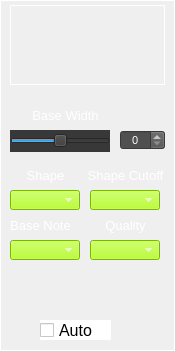
     <widget class="CustomFrame" name="frame_PAD_Profile">
      <property name="geometry">
       <rect>
        <x>955</x>
        <y>10</y>
        <width>175</width>
        <height>351</height>
       </rect>
      </property>
      <property name="styleSheet">
       <string notr="true">color: rgb(255, 255, 255);</string>
      </property>
      <property name="frameShape">
       <enum>QFrame::Panel</enum>
      </property>
      <property name="frameShadow">
       <enum>QFrame::Plain</enum>
      </property>
      <property name="midLineWidth">
       <number>1</number>
      </property>
      <widget class="QFrame" name="frame_PadPlotProfile">
       <property name="geometry">
        <rect>
         <x>10</x>
         <y>5</y>
         <width>155</width>
         <height>80</height>
        </rect>
       </property>
       <property name="frameShape">
        <enum>QFrame::Panel</enum>
       </property>
       <property name="frameShadow">
        <enum>QFrame::Plain</enum>
       </property>
       <property name="midLineWidth">
        <number>1</number>
       </property>
       <widget class="QCustomPlot" name="widget_PadPlotProfile" native="true">
        <property name="geometry">
         <rect>
          <x>5</x>
          <y>5</y>
          <width>140</width>
          <height>70</height>
         </rect>
        </property>
       </widget>
      </widget>
      <widget class="CustomHorizontalSlider" name="horizontalSlider_MsoMorph_4">
       <property name="geometry">
        <rect>
         <x>10</x>
         <y>130</y>
         <width>100</width>
         <height>22</height>
        </rect>
       </property>
       <property name="focusPolicy">
        <enum>Qt::NoFocus</enum>
       </property>
       <property name="styleSheet">
        <string notr="true">background-color: rgb(56, 56, 56);</string>
       </property>
       <property name="minimum">
        <number>5</number>
       </property>
       <property name="maximum">
        <number>95</number>
       </property>
       <property name="value">
        <number>50</number>
       </property>
       <property name="orientation">
        <enum>Qt::Horizontal</enum>
       </property>
      </widget>
      <widget class="QLabel" name="label_404">
       <property name="geometry">
        <rect>
         <x>20</x>
         <y>105</y>
         <width>91</width>
         <height>20</height>
        </rect>
       </property>
       <property name="font">
        <font>
         <pointsize>10</pointsize>
        </font>
       </property>
       <property name="styleSheet">
        <string notr="true">color: rgb(255, 255, 255);</string>
       </property>
       <property name="text">
        <string>Base Width</string>
       </property>
       <property name="alignment">
        <set>Qt::AlignCenter</set>
       </property>
      </widget>
      <widget class="QSpinBox" name="spinBox_PadBaseWidth">
       <property name="geometry">
        <rect>
         <x>120</x>
         <y>130</y>
         <width>45</width>
         <height>20</height>
        </rect>
       </property>
       <property name="font">
        <font>
         <pointsize>8</pointsize>
        </font>
       </property>
       <property name="focusPolicy">
        <enum>Qt::NoFocus</enum>
       </property>
       <property name="styleSheet">
        <string notr="true">background-color: rgb(80,80,80);
color: rgb(255, 255, 255);</string>
       </property>
       <property name="alignment">
        <set>Qt::AlignCenter</set>
       </property>
       <property name="readOnly">
        <bool>false</bool>
       </property>
       <property name="accelerated">
        <bool>true</bool>
       </property>
       <property name="maximum">
        <number>100</number>
       </property>
       <property name="value">
        <number>0</number>
       </property>
      </widget>
      <widget class="CustomComboBox" name="comboBox_MsoPwmModLFO_4">
       <property name="geometry">
        <rect>
         <x>10</x>
         <y>190</y>
         <width>70</width>
         <height>20</height>
        </rect>
       </property>
       <property name="font">
        <font>
         <pointsize>8</pointsize>
        </font>
       </property>
       <property name="focusPolicy">
        <enum>Qt::NoFocus</enum>
       </property>
       <property name="styleSheet">
        <string notr="true">selection-background-color: rgb(255, 0, 0);
border-color: rgb(0, 0, 0);
background-color: rgb(170, 255, 0);
</string>
       </property>
       <property name="currentText">
        <string/>
       </property>
       <property name="currentIndex">
        <number>-1</number>
       </property>
       <property name="maxVisibleItems">
        <number>4</number>
       </property>
      </widget>
      <widget class="QLabel" name="label_405">
       <property name="geometry">
        <rect>
         <x>10</x>
         <y>165</y>
         <width>71</width>
         <height>20</height>
        </rect>
       </property>
       <property name="font">
        <font>
         <pointsize>10</pointsize>
        </font>
       </property>
       <property name="styleSheet">
        <string notr="true">color: rgb(255, 255, 255);</string>
       </property>
       <property name="text">
        <string>Shape</string>
       </property>
       <property name="alignment">
        <set>Qt::AlignCenter</set>
       </property>
      </widget>
      <widget class="CustomComboBox" name="comboBox_MsoPwmModLFO_5">
       <property name="geometry">
        <rect>
         <x>10</x>
         <y>240</y>
         <width>70</width>
         <height>20</height>
        </rect>
       </property>
       <property name="font">
        <font>
         <pointsize>8</pointsize>
        </font>
       </property>
       <property name="focusPolicy">
        <enum>Qt::NoFocus</enum>
       </property>
       <property name="styleSheet">
        <string notr="true">selection-background-color: rgb(255, 0, 0);
border-color: rgb(0, 0, 0);
background-color: rgb(170, 255, 0);
</string>
       </property>
       <property name="currentText">
        <string/>
       </property>
       <property name="currentIndex">
        <number>-1</number>
       </property>
       <property name="maxVisibleItems">
        <number>4</number>
       </property>
      </widget>
      <widget class="QLabel" name="label_412">
       <property name="geometry">
        <rect>
         <x>10</x>
         <y>215</y>
         <width>61</width>
         <height>20</height>
        </rect>
       </property>
       <property name="font">
        <font>
         <pointsize>10</pointsize>
        </font>
       </property>
       <property name="styleSheet">
        <string notr="true">color: rgb(255, 255, 255);</string>
       </property>
       <property name="text">
        <string>Base Note</string>
       </property>
       <property name="alignment">
        <set>Qt::AlignCenter</set>
       </property>
      </widget>
      <widget class="CustomComboBox" name="comboBox_MsoPwmModLFO_6">
       <property name="geometry">
        <rect>
         <x>90</x>
         <y>240</y>
         <width>70</width>
         <height>20</height>
        </rect>
       </property>
       <property name="font">
        <font>
         <pointsize>8</pointsize>
        </font>
       </property>
       <property name="focusPolicy">
        <enum>Qt::NoFocus</enum>
       </property>
       <property name="styleSheet">
        <string notr="true">selection-background-color: rgb(255, 0, 0);
border-color: rgb(0, 0, 0);
background-color: rgb(170, 255, 0);
</string>
       </property>
       <property name="currentText">
        <string/>
       </property>
       <property name="currentIndex">
        <number>-1</number>
       </property>
       <property name="maxVisibleItems">
        <number>4</number>
       </property>
      </widget>
      <widget class="QLabel" name="label_413">
       <property name="geometry">
        <rect>
         <x>80</x>
         <y>215</y>
         <width>91</width>
         <height>20</height>
        </rect>
       </property>
       <property name="font">
        <font>
         <pointsize>10</pointsize>
        </font>
       </property>
       <property name="styleSheet">
        <string notr="true">color: rgb(255, 255, 255);</string>
       </property>
       <property name="text">
        <string>Quality</string>
       </property>
       <property name="alignment">
        <set>Qt::AlignCenter</set>
       </property>
      </widget>
      <widget class="CustomComboBox" name="comboBox_MsoPwmModLFO_7">
       <property name="geometry">
        <rect>
         <x>90</x>
         <y>190</y>
         <width>70</width>
         <height>20</height>
        </rect>
       </property>
       <property name="font">
        <font>
         <pointsize>8</pointsize>
        </font>
       </property>
       <property name="focusPolicy">
        <enum>Qt::NoFocus</enum>
       </property>
       <property name="styleSheet">
        <string notr="true">selection-background-color: rgb(255, 0, 0);
border-color: rgb(0, 0, 0);
background-color: rgb(170, 255, 0);
</string>
       </property>
       <property name="currentText">
        <string/>
       </property>
       <property name="currentIndex">
        <number>-1</number>
       </property>
       <property name="maxVisibleItems">
        <number>4</number>
       </property>
      </widget>
      <widget class="QLabel" name="label_414">
       <property name="geometry">
        <rect>
         <x>80</x>
         <y>165</y>
         <width>91</width>
         <height>20</height>
        </rect>
       </property>
       <property name="font">
        <font>
         <pointsize>10</pointsize>
        </font>
       </property>
       <property name="styleSheet">
        <string notr="true">color: rgb(255, 255, 255);</string>
       </property>
       <property name="text">
        <string>Shape Cutoff</string>
       </property>
       <property name="alignment">
        <set>Qt::AlignCenter</set>
       </property>
      </widget>
      <widget class="QCheckBox" name="checkBox_MSOenable_4">
       <property name="geometry">
        <rect>
         <x>40</x>
         <y>320</y>
         <width>71</width>
         <height>20</height>
        </rect>
       </property>
       <property name="font">
        <font>
         <pointsize>12</pointsize>
        </font>
       </property>
       <property name="styleSheet">
        <string notr="true">background-color: rgb(255,255,255);
color: rgb(0,0,0);</string>
       </property>
       <property name="text">
        <string>Auto</string>
       </property>
      </widget>
     </widget>
